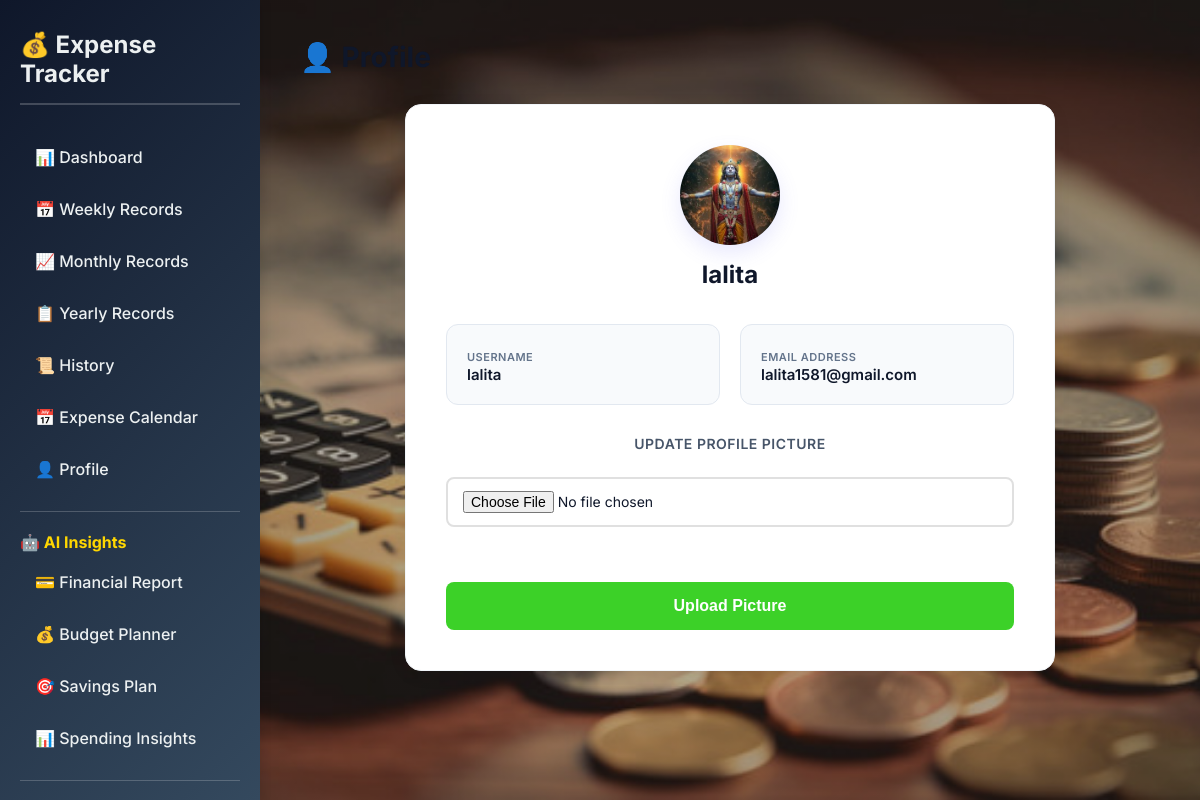
/profile (signed in), run on the app's committed database.
### tables this page shows
CREATE TABLE users (
            id INTEGER PRIMARY KEY AUTOINCREMENT,
            username TEXT NOT NULL,
            email TEXT UNIQUE NOT NULL,
            password TEXT NOT NULL
        , profile_pic TEXT);

### app.py (the view)
    def wrap(*args, **kwargs):
        if 'user_id' not in session:
            return redirect(url_for('login'))
        return f(*args, **kwargs)

### app.py (called while the page is built)
def get_db():
    db = sqlite3.connect('expense_tracker.db')
    db.row_factory = sqlite3.Row
    return db

def login_required(f):
    def wrap(*args, **kwargs):
        if 'user_id' not in session:
            return redirect(url_for('login'))
        return f(*args, **kwargs)
    wrap.__name__ = f.__name__
    return wrap

@app.route('/profile')
@login_required
def profile():
    user_id = session['user_id']
    db = get_db()
    user = db.execute(
        'SELECT * FROM users WHERE id=?',
        (user_id,)
    ).fetchone()
    return render_template('profile.html', user=user)

### templates/profile.html (shortened to what this page needs)
{% extends "base.html" %}
{% block body_class %}profile-page{% endblock %}
{% block extra_css %}
<link rel="stylesheet" href="{{ url_for('static', filename='css/profile.css') }}">
{% endblock %}
{% block content %}
            <h1>👤 Profile</h1>
            <div class="profile-card">
                <div class="profile-header">
                    <div class="profile-avatar">
                        {% if user.profile_pic %}
                        <img src="{{ url_for('static', filename='profile_pics/' + user.profile_pic) }}">
                        {% else %}
                        <div style="font-size:60px;">👤</div>
                        {% endif %}
                    </div>
                    <h2 style="margin-top:15px;">{{ user.username }}</h2>
                </div>
                <div class="profile-info">
                    <div class="profile-field">
                        <label>USERNAME</label>
                        <p>{{ user.username }}</p>
                    </div>
                    <div class="profile-field">
                        <label>EMAIL ADDRESS</label>
                        <p>{{ user.email }}</p>
                    </div>
                </div>
                <div class="profile-picture">
                    <h3>Update Profile Picture</h3>
                    <form action="{{ url_for('upload_profile_pic') }}" method="POST" enctype="multipart/form-data">
                        <input type="file" name="profile_pic" accept="image/*" required>
                        <br><br>
                        <button type="submit" class="btn btn-secondary" style="background-color: rgb(60, 209, 40);">
                            Upload Picture
                        </button>
                    </form>
                </div>
            </div>
        </div>
{% endblock %}

### static/css/base.css (style rules this page uses)
:root { --primary-color: #0f172a; --secondary-color: #3b82f6; --accent-color: #ef4444; --success-color: #10b981; --light-bg: #f8fafc; --card-shadow: 0 4px 20px rgba(0, 0, 0, 0.05); --transition: all 0.3s ease; --border-radius: 16px; --form-height: 48px; }
* { box-sizing: border-box; }
html { scroll-behavior: smooth; }
body { font-family: 'Inter', -apple-system, BlinkMacSystemFont, "Segoe UI", sans-serif; margin: 0; padding: 0; background-color: var(--light-bg); color: var(--primary-color); }
.btn, button { background: var(--secondary-color); color: white; border: none; padding: 12px 20px; border-radius: 8px; font-size: 16px; font-weight: 600; cursor: pointer; transition: var(--transition); height: var(--form-height); min-width: 120px; }
.btn-secondary { background: #95a5a6; }
form { display: flex; flex-direction: column; }
label { font-weight: 600; margin-top: 12px; margin-bottom: 6px; color: var(--primary-color); }
input[type="text"], input[type="email"], input[type="password"], input[type="number"], input[type="date"], input[type="file"], select, textarea { padding: 12px 15px; border: 2px solid #e0e0e0; border-radius: 8px; font-size: 14px; margin-bottom: 15px; transition: var(--transition); font-family: inherit; }
body.profile-page { background-image: linear-gradient(rgba(0, 0, 0, 0.3), rgba(0, 0, 0, 0.3)), url('../images/img1.jpg'); background-size: cover; background-position: center; background-attachment: fixed; background-repeat: no-repeat; }
.main-content h1 { color: var(--primary-color); margin: 0 0 30px 0; font-size: 28px; font-weight: 700; }

### static/css/profile.css (style rules this page uses)
.profile-card { background: #ffffff; padding: 40px; border-radius: var(--border-radius); box-shadow: var(--card-shadow); max-width: 650px; margin: 0 auto; border: 1px solid #f1f5f9; transition: all 0.3s ease; }
.profile-header { text-align: center; margin-bottom: 35px; }
.profile-header h2 { color: var(--primary-color); font-weight: 700; margin-top: 15px; }
.profile-avatar { width: 100px; height: 100px; border-radius: 50%; background: linear-gradient(135deg, #e0e7ff, #c7d2fe); display: flex; align-items: center; justify-content: center; margin: 0 auto; color: var(--secondary-color); font-size: 48px; box-shadow: 0 8px 20px rgba(99, 102, 241, 0.15); }
.profile-avatar img { width: 100%; height: 100%; object-fit: cover; border-radius: 50%; }
.profile-info { display: grid; grid-template-columns: 1fr 1fr; gap: 20px; margin-bottom: 30px; }
.profile-field { background: #f8fafc; padding: 20px; border-radius: 12px; border: 1px solid #e2e8f0; transition: all 0.2s ease; }
.profile-field label { color: #64748b; font-size: 11px; text-transform: uppercase; margin-bottom: 8px; font-weight: 600; letter-spacing: 0.5px; }
.profile-field p { color: var(--primary-color); margin: 0; font-size: 15px; font-weight: 600; }
.profile-picture { text-align: center; }
.profile-picture h3 { color: #475569; font-size: 14px; text-transform: uppercase; margin-bottom: 25px; font-weight: 600; letter-spacing: 0.5px; }

### data on the page
users: profile_pic (picture), username "lalita", email "lalita1581@gmail.com"
